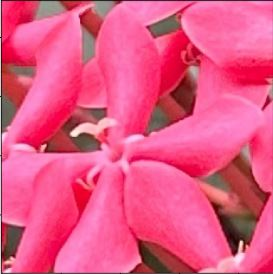
#> input picture LabAct4/flower.jpg, 273 x 274 px
$ python LabAct4_OpenCV.py
#> lines starting #> are read from the running program, lines starting #| are printed output that depends on the picture
import cv2
import numpy as np
import matplotlib.pyplot as plt
from skimage import restoration
from scipy.ndimage import gaussian_filter, median_filter


# Read the image
img = cv2.imread('flower.jpg')
#> img is the input picture: shape (274, 273, 3); mean B, G, R 133.4, 86.6, 228.6
img_rgb = cv2.cvtColor(img, cv2.COLOR_BGR2RGB)


# Display the original image
plt.figure()
plt.imshow(img_rgb)
plt.title('Original Image')
plt.axis('off')
plt.show()


# Convert to grayscale if the image is RGB
if len(img.shape) == 3:
   img_gray = cv2.cvtColor(img, cv2.COLOR_BGR2GRAY)
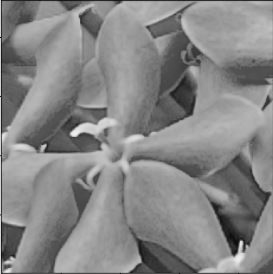
#> img_gray: shape (274, 273); min 8, max 243, mean 134.4
else:
   img_gray = img


# Display the grayscale image
plt.figure()
plt.imshow(img_gray, cmap='gray')
plt.title('Grayscale')
plt.axis('off')
plt.show()


# Add blur to the image
len = 21
theta = 11
psf = np.zeros((len, len))
psf[len//2, :] = 1
psf = cv2.warpAffine(psf, cv2.getRotationMatrix2D((len/2, len/2), theta, 1.0), (len, len))
psf = psf / psf.sum()
img_blur = cv2.filter2D(img_gray, -1, psf)
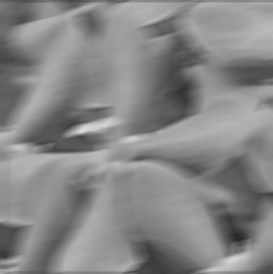
#> img_blur: shape (274, 273); min 37, max 219, mean 134.4


# Show the blurred image
plt.figure()
plt.imshow(img_blur, cmap='gray')
plt.title('Motion Blurred Image')
plt.axis('off')
plt.show()


# Gaussian filtering
img_gaussian_filtered = gaussian_filter(img_blur, sigma=1)


# Display the Gaussian filtered image
plt.figure()
plt.imshow(img_gaussian_filtered, cmap='gray')
plt.title('Filtered Image (Gaussian)')
plt.axis('off')
plt.show()


# Sharpening using unsharp masking
img_sharpened = cv2.addWeighted(img_blur, 1.5, cv2.GaussianBlur(img_blur, (0, 0), 1), -0.5, 0)


# Display the sharpened image
plt.figure()
plt.imshow(img_sharpened, cmap='gray')
plt.title('Sharpened Image')
plt.axis('off')
plt.show()


# Add Gaussian noise and remove it using median filter
img_noisy = img_gray + np.random.normal(0, 25, img_gray.shape)
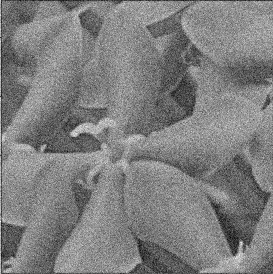
#> img_noisy: shape (274, 273) float64; min -49.35, max 318, mean 134.3; drawn with min black and max white
img_noisy = np.clip(img_noisy, 0, 255).astype(np.uint8)
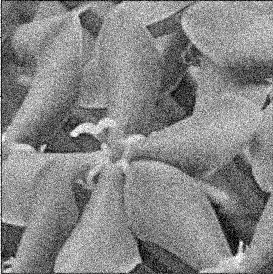
#> img_noisy: shape (274, 273); min 0, max 255, mean 133.8
img_noisy_removed = median_filter(img_noisy, size=5)
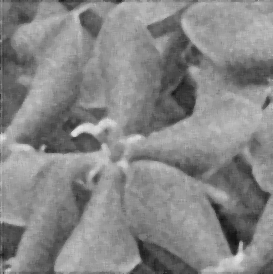
#> img_noisy_removed: shape (274, 273); min 16, max 228, mean 134.1


# Display the noisy image
plt.figure()
plt.imshow(img_noisy, cmap='gray')
plt.title('Noisy')
plt.axis('off')
plt.show()


# Display the noise-removed image
plt.figure()
plt.imshow(img_noisy_removed, cmap='gray')
plt.title('Noise Removed')
plt.axis('off')
plt.show()


# Deblurring
estimated_nsr = 0.01
img_deblurred = restoration.wiener(img_blur, psf, estimated_nsr)
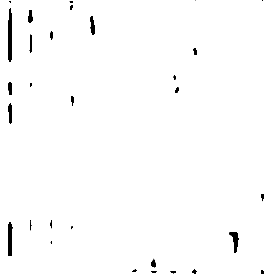
#> img_deblurred: shape (274, 273) float64; min -1, max 1, mean 0.975; drawn with min black and max white


# Display the deblurred image
plt.figure()
plt.imshow(img_deblurred, cmap='gray')
plt.title('Deblurred Image')
plt.axis('off')
plt.show()
